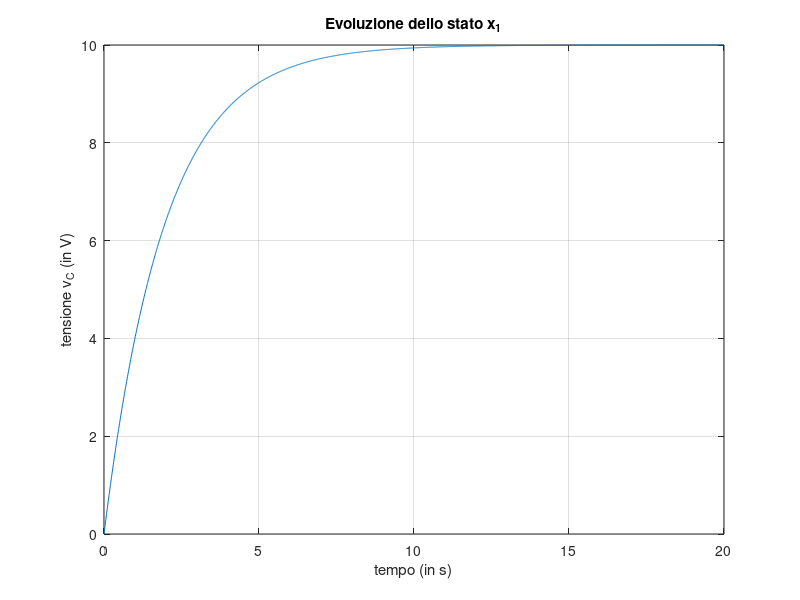
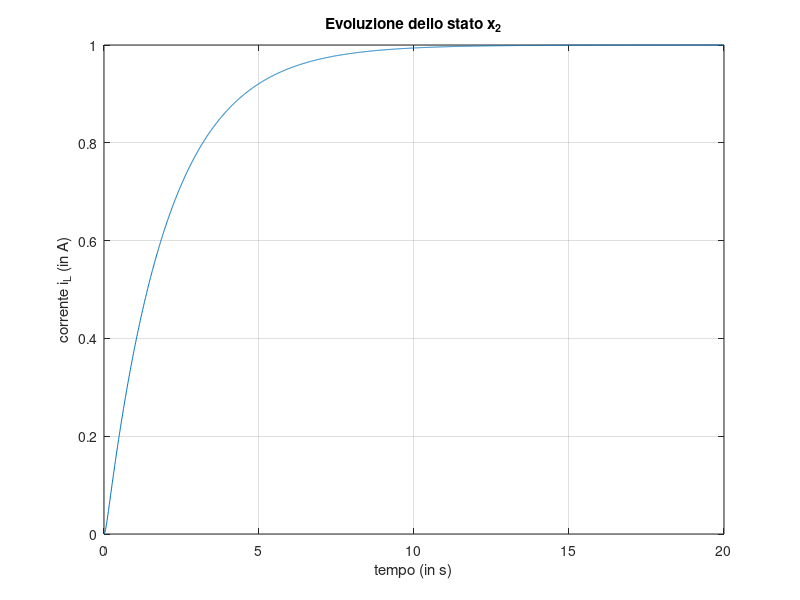
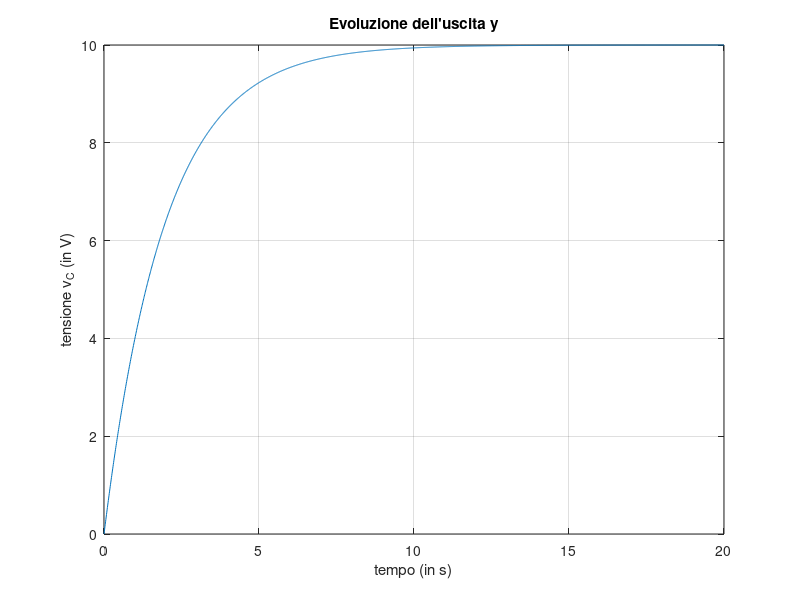

MATLAB code for these plots, in order: (Note: this script raises an error after producing the figures.)
% Esercitazione di laboratorio #1 - Fondamenti di Automatica
% Soluzione dell'esercizio riguardante il sistema elettrico
% Autori: M. Indri, M. Taragna (ultima modifica: 9/XII/2001)

clear all, close all, pack

% Definizione dei parametri del sistema e del tipo di simulazione
es=menu('Simulazione della risposta del sistema elettrico',...
        'caso 1.a: R=10,  L=0.5,  x0=[0;0],   i(t)=1;',...
        'caso 1.b: R=100, L=0.5,  x0=[0;0],   i(t)=1;',...
        'caso 1.c: R=0.1, L=0.05, x0=[0;0],   i(t)=1;',...
        'caso 1.d: R=10,  L=0.5,  x0=[0;0.2], i(t)=1;',...
        'caso 2.a: R=10,  L=0.5,  x0=[0;0],   i(t)=cos(4t);',...
        'caso 2.b: R=100, L=0.5,  x0=[0;0],   i(t)=cos(4t);',...
        'caso 2.c: R=0.1, L=0.05, x0=[0;0],   i(t)=cos(4t);',...
        'caso 2.d: R=10,  L=0.5,  x0=[0;0.2], i(t)=cos(4t)');
switch es,
case 1, R=10;  L=0.5;  x0=[0;0];   w0=0; tmax=20;
case 2, R=100; L=0.5;  x0=[0;0];   w0=0; tmax=200;
case 3, R=0.1; L=0.05; x0=[0;0];   w0=0; tmax=10;
case 4, R=10;  L=0.5;  x0=[0;0.2]; w0=0; tmax=20;
case 5, R=10;  L=0.5;  x0=[0;0];   w0=4; tmax=10;
case 6, R=100; L=0.5;  x0=[0;0];   w0=4; tmax=10;
case 7, R=0.1; L=0.05; x0=[0;0];   w0=4; tmax=10;
case 8, R=10;  L=0.5;  x0=[0;0.2]; w0=4; tmax=10;
end

C=0.2; i0=1;
A=[0, -1/C; 1/L, -R/L];
B=[1/C; 0];
C=[1, 0];
D=0;

sistema=ss(A,B,C,D);

% Simulazione della risposta y(t) del sistema dinamico

t=0:0.01:tmax;
u=i0*cos(w0*t);

[y,tsim,x]=lsim(sistema,u,t,x0);

figure(1), plot(tsim,x(:,1)), grid on, zoom on, title('Evoluzione dello stato x_1'), 
xlabel('tempo (in s)'), ylabel('tensione v_C (in V)')
figure(2), plot(tsim,x(:,2)), grid on, zoom on, title('Evoluzione dello stato x_2'), 
xlabel('tempo (in s)'), ylabel('corrente i_L (in A)')
figure(3), plot(tsim,y), grid on, zoom on, title('Evoluzione dell''uscita y'), 
xlabel('tempo (in s)'), ylabel('tensione v_C (in V)')

% Calcolo della funzione di trasferimento G(s) del sistema dinamico

fprintf('System G(s)'); G=tf(sistema)

[numG,denG]=ss2tf(A,B,C,D);
fprintf('Zeri di G(s)'); damp(numG); % Calcolo degli zeri di G(s)
fprintf('Poli di G(s)'); damp(denG); % Calcolo dei poli di G(s)

% Calcolo analitico della risposta del sistema dinamico

fprintf('Input U(s)');
ingresso=menu('Tipo d''ingresso del sistema','u(t)=u0;','u(t)=t;','u(t)=u0*cos(4t)');
switch ingresso,
case 1, U=tf(1,[1,0])
case 2, U=tf(1,[1,0,0])
case 3, U=tf([1,0],[1,0,4^2])
end

fprintf('Output Y(s)'); Y=G*U

[numY,denY]=tfdata(Y,'v');
[residui,poli,resto]=residue(numY,denY) % Scomposizione in fratti semplici